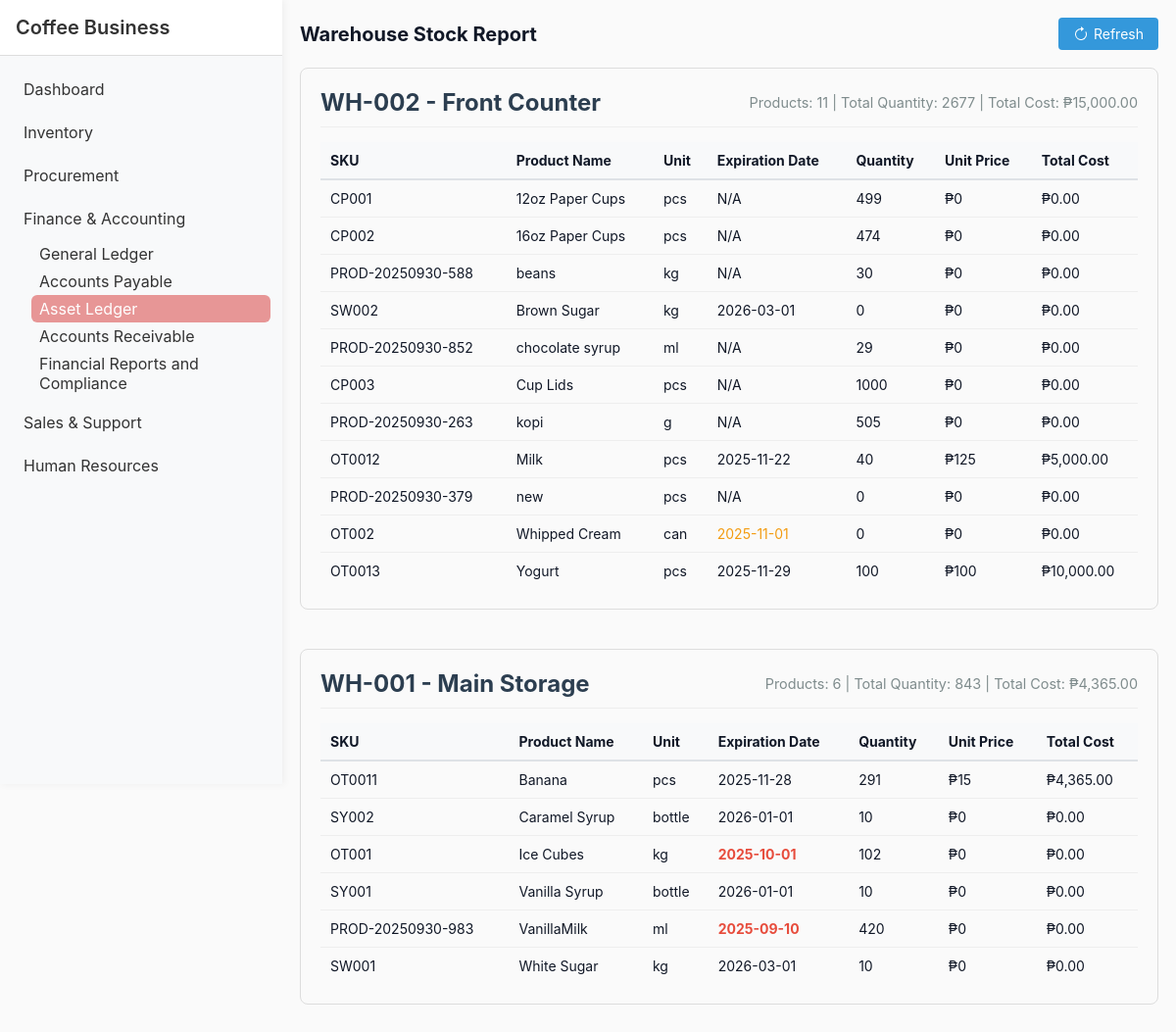
The page /Module5/warehouse_stock.php on the database its author committed.
### tables this page shows
CREATE TABLE `locations` (
  `id` int(11) NOT NULL,
  `code` varchar(50) NOT NULL,
  `name` varchar(255) NOT NULL,
  `description` text DEFAULT NULL,
  `created_at` timestamp NOT NULL DEFAULT current_timestamp()
);

CREATE TABLE `products` (
  `id` int(11) NOT NULL,
  `sku` varchar(50) NOT NULL,
  `name` varchar(255) NOT NULL,
  `description` text DEFAULT NULL,
  `category` varchar(100) DEFAULT NULL,
  `unit` varchar(30) DEFAULT 'pcs',
  `expiration_date` date DEFAULT NULL,
  `min_qty` int(11) DEFAULT 0,
  `max_qty` int(11) DEFAULT 0,
  `created_at` timestamp NOT NULL DEFAULT current_timestamp(),
  `updated_at` timestamp NULL DEFAULT NULL ON UPDATE current_timestamp(),
  `warehouse_id` int(11) DEFAULT NULL,
  `total_quantity` int(11) DEFAULT 0,
  `unit_price` decimal(10,2) DEFAULT NULL
);

### Module5/warehouse_stock.php (the view, shortened to what this page needs)
<?php
require '../db.php';
$warehouses = $pdo->query("SELECT id, code, name FROM locations ORDER BY name")->fetchAll(PDO::FETCH_ASSOC);
$warehouseData = [];
foreach ($warehouses as $warehouse) {
    $stmt = $pdo->prepare("
        SELECT
            p.id,
            p.sku,
            p.name,
            p.unit,
            p.expiration_date,
            p.unit_price,
            COALESCE(pl.quantity, 0) AS quantity
        FROM products p
        LEFT JOIN product_locations pl ON p.id = pl.product_id AND pl.location_id = ?
        WHERE p.warehouse_id = ? OR pl.location_id = ?
        ORDER BY p.name
    ");
    $stmt->execute([$warehouse['id'], $warehouse['id'], $warehouse['id']]);
    $products = $stmt->fetchAll(PDO::FETCH_ASSOC);
    $totalProducts = count($products);
    $totalQuantity = array_sum(array_column($products, 'quantity'));
    $totalCost = 0;
    foreach ($products as $p) {
        $totalCost += $p['quantity'] * $p['unit_price'];
    }
    $warehouseData[] = [
        'warehouse' => $warehouse,
        'products' => $products,
        'totalProducts' => $totalProducts,
        'totalQuantity' => $totalQuantity,
        'totalCost' => $totalCost
    ];
}
?>
<!doctype html>
<html>
<head>
    <link rel="stylesheet" href="styles.css">
</head>
<body>
    <?php include '../shared/sidebar.php'; ?>
    <div class="container" style="margin-left: 18rem;">
        <div class="header">
            <h1>Warehouse Stock Report</h1>
            <div>
                <button class="refresh-btn" onclick="window.location.reload()">
                    <svg xmlns="http://www.w3.org/2000/svg" width="16" height="16" fill="currentColor" viewBox="0 0 16 16">
                        <path fill-rule="evenodd" d="M8 3a5 5 0 1 0 4.546 2.914.5.5 0 0 1 .908-.417A6 6 0 1 1 8 2v1z" />
                        <path d="M8 4.466V.534a.25.25 0 0 1 .41-.192l2.36 1.966c.12.1.12.284 0 .384L8.41 4.658A.25.25 0 0 1 8 4.466z" />
                    </svg>
                    Refresh
                </button>
            </div>
        </div>
        <?php if (empty($warehouseData)): ?>
            <div class="card">
                <p class="no-products">No warehouses found.</p>
            </div>
        <?php else: ?>
            <?php foreach ($warehouseData as $data): ?>
                <div class="warehouse-section">
                    <div class="warehouse-header">
                        <div class="warehouse-title">
                            <?php echo htmlspecialchars($data['warehouse']['code'] . ' - ' . $data['warehouse']['name']); ?>
                        </div>
                        <div class="warehouse-totals">
                            Products: <?php echo $data['totalProducts']; ?> |
                            Total Quantity: <?php echo $data['totalQuantity']; ?> |
                            Total Cost: ₱<?php echo number_format($data['totalCost'], 2); ?>
                        </div>
                    </div>
                    <?php if (empty($data['products'])): ?>
                        <p class="no-products">No products in this warehouse.</p>
                    <?php else: ?>
                        <table class="table warehouse-table">
                            <thead>
                                <tr>
                                    <th>SKU</th>
                                    <th>Product Name</th>
                                    <th>Unit</th>
                                    <th>Expiration Date</th>
                                    <th>Quantity</th>
                                    <th>Unit Price</th>
                                    <th>Total Cost</th>
                                </tr>
                            </thead>
                            <tbody>
                                <?php foreach ($data['products'] as $product): ?>
                                    <?php
                                    $expirationClass = '';
                                    $today = new DateTime();
                                    $expDate = $product['expiration_date'] ? new DateTime($product['expiration_date']) : null;
                                    if ($expDate) {
                                        $interval = $today->diff($expDate);
                                        if ($interval->invert) {
                                            $expirationClass = 'expired';
                                        } elseif ($interval->days <= 30) {
                                            $expirationClass = 'expiring-soon';
                                        }
                                    }
                                    ?>
                                    <tr>
                                        <td><?php echo htmlspecialchars($product['sku']); ?></td>
                                        <td><?php echo htmlspecialchars($product['name']); ?></td>
                                        <td><?php echo htmlspecialchars($product['unit']); ?></td>
                                        <td class="<?php echo $expirationClass; ?>">
                                            <?php echo $product['expiration_date'] ? htmlspecialchars($product['expiration_date']) : 'N/A'; ?>
                                        </td>
                                        <td><?php echo (int)$product['quantity']; ?></td>
                                        <td>₱<?php echo (int)$product['unit_price']; ?></td>
                                        <td>₱<?php echo number_format($product['quantity'] * $product['unit_price'], 2); ?></td>
                                    </tr>
                                <?php endforeach; ?>
                            </tbody>
                        </table>
                    <?php endif; ?>
                </div>
            <?php endforeach; ?>
        <?php endif; ?>
    </div>
</body>
</html>

### Module1/styles.css (style rules this page uses)
:root { --bg: #fafafa; --card: #ffffff; --muted: #6b7280; --accent: #111827; }
* { box-sizing: border-box; font-family: Inter, Segoe UI, Arial, Helvetica, sans-serif; }
body { background: var(--bg); color: var(--accent); margin: 0; padding: 18px; }
.container { max-width: 1100px; margin: 0 auto; }
.header { display: flex; justify-content: space-between; align-items: center; margin-bottom: 18px; }
h1 { margin: 0; font-size: 20px; }
.table { width: 100%; border-collapse: collapse; }
.table th, .table td { padding: 8px; border-bottom: 1px solid #eee; text-align: left; font-size: 14px; }

### Module5/warehouse_stock.php (style rules this page uses)
.warehouse-section { margin-bottom: 40px; border: 1px solid #ddd; border-radius: 8px; padding: 20px; }
.warehouse-header { display: flex; justify-content: space-between; align-items: center; margin-bottom: 15px; padding-bottom: 10px; border-bottom: 1px solid #eee; }
.warehouse-title { font-size: 1.5rem; font-weight: bold; color: #2c3e50; }
.warehouse-totals { font-size: 0.9rem; color: #7f8c8d; }
.warehouse-table { width: 100%; border-collapse: collapse; }
.warehouse-table th { background-color: #f8f9fa; text-align: left; padding: 10px; border-bottom: 2px solid #dee2e6; }
.warehouse-table td { padding: 10px; border-bottom: 1px solid #eee; }
.warehouse-table tr:last-child td { border-bottom: none; }
.expired { color: #e74c3c; font-weight: bold; }
.expiring-soon { color: #f39c12; }
.refresh-btn { background-color: #3498db; color: white; border: none; padding: 8px 15px; border-radius: 4px; cursor: pointer; font-size: 14px; display: flex; align-items: center; gap: 5px; }

### rows shown on the page
locations: code+name "WH-002 - Front Counter"
products: sku "CP001", name "12oz Paper Cups", unit "pcs", shows "N/A", quantity "499", unit_price "0", unit_price "0.00"
products: sku "CP002", name "16oz Paper Cups", unit "pcs", shows "N/A", quantity "474", unit_price "0", unit_price "0.00"
products: sku "PROD-20250930-588", name "beans", unit "kg", shows "N/A", quantity "30", unit_price "0", unit_price "0.00"
products: sku "SW002", name "Brown Sugar", unit "kg", expiration_date "2026-03-01", quantity "0", unit_price "0", unit_price "0.00"
products: sku "PROD-20250930-852", name "chocolate syrup", unit "ml", shows "N/A", quantity "29", unit_price "0", unit_price "0.00"
products: sku "CP003", name "Cup Lids", unit "pcs", shows "N/A", quantity "1000", unit_price "0", unit_price "0.00"
products: sku "PROD-20250930-263", name "kopi", unit "g", shows "N/A", quantity "505", unit_price "0", unit_price "0.00"
products: sku "OT0012", name "Milk", unit "pcs", expiration_date "2025-11-22", quantity "40", unit_price "125", unit_price "5,000.00"
products: sku "PROD-20250930-379", name "new", unit "pcs", shows "N/A", quantity "0", unit_price "0", unit_price "0.00"
products: sku "OT002", name "Whipped Cream", unit "can", expiration_date "2025-11-01", quantity "0", unit_price "0", unit_price "0.00"
products: sku "OT0013", name "Yogurt", unit "pcs", expiration_date "2025-11-29", quantity "100", unit_price "100", unit_price "10,000.00"
locations: code+name "WH-001 - Main Storage"
products: sku "OT0011", name "Banana", unit "pcs", expiration_date "2025-11-28", quantity "291", unit_price "15", unit_price "4,365.00"
products: sku "SY002", name "Caramel Syrup", unit "bottle", expiration_date "2026-01-01", quantity "10", unit_price "0", unit_price "0.00"
products: sku "OT001", name "Ice Cubes", unit "kg", expiration_date "2025-10-01", quantity "102", unit_price "0", unit_price "0.00"
products: sku "SY001", name "Vanilla Syrup", unit "bottle", expiration_date "2026-01-01", quantity "10", unit_price "0", unit_price "0.00"
products: sku "PROD-20250930-983", name "VanillaMilk", unit "ml", expiration_date "2025-09-10", quantity "420", unit_price "0", unit_price "0.00"
products: sku "SW001", name "White Sugar", unit "kg", expiration_date "2026-03-01", quantity "10", unit_price "0", unit_price "0.00"

### other values the page prints
$data['totalProducts'] "11"
$data['totalQuantity'] "2677"
$data['totalCost'] "15,000.00"
$data['totalProducts'] "6"
$data['totalQuantity'] "843"
$data['totalCost'] "4,365.00"
